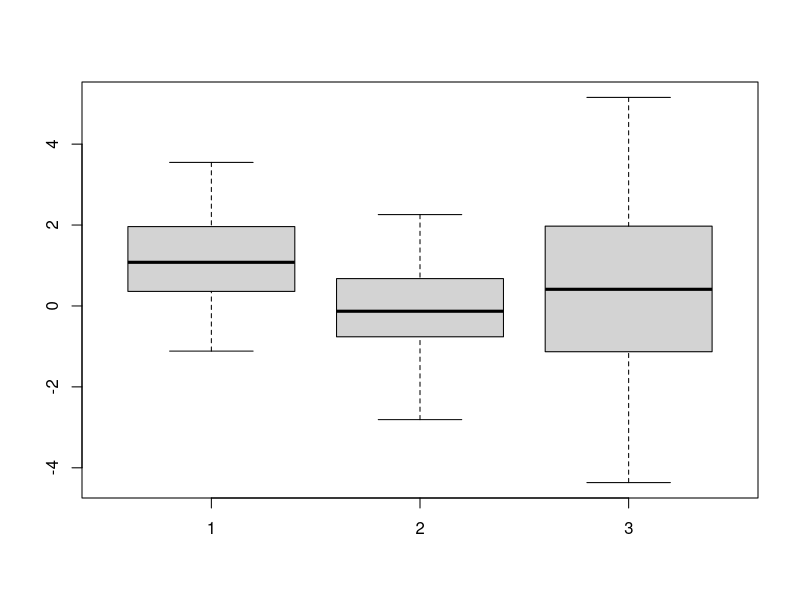
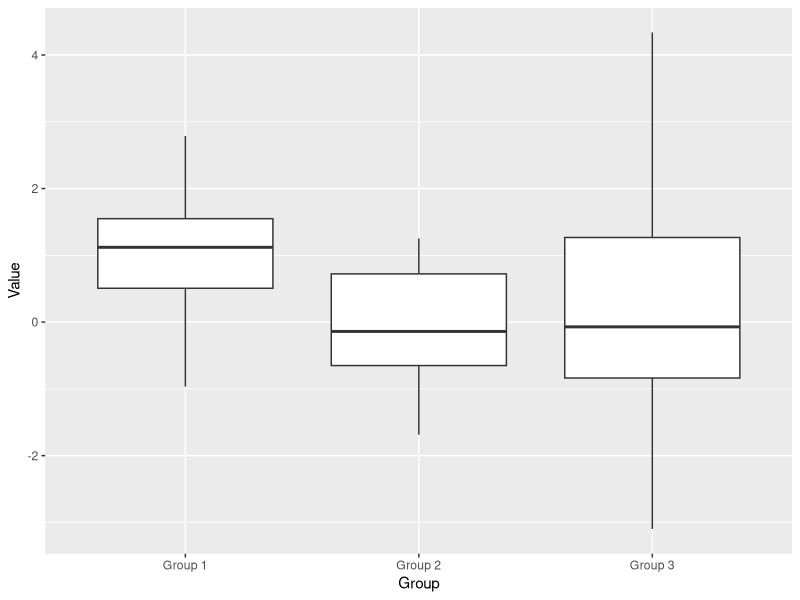

R code for these plots, in order: (Note: this script raises an error after producing the figures.)
## ---- chunk 1
library(ggplot2)
## ---- chunk 2
boxplot(rnorm(100, mean=1, sd = 1), rnorm(100, mean = 0, sd = 1), rnorm(100, mean=0, sd=2))
## ---- chunk 3
# Generate random normal data
set.seed(123)  # For reproducibility
data <- data.frame(
  Group = rep(c("Group 1", "Group 2", "Group 3"), each = 20),
  Value = c(rnorm(20, mean = 1, sd = 1),
            rnorm(20, mean = 0, sd = 1),
            rnorm(20, mean = 0, sd = 2))
)

ggplot(data, aes(x = Group, y = Value)) +
  geom_boxplot()
## ---- chunk 4
choc <- c(16.1308, 16.0294, 16.1459, 16.1009, 15.9948, 16.1127)
# Another Sample doesn't mean go get more bottles, it means another sample from a Normal(16, 0.01)
sample2 <- rnorm(6, mean = 16, sd = sqrt(0.01))
sample2
## ---- chunk 5
simdata_Bern <- rbinom(n=40, size = 1, p = 0.8)
simdata_Bern
## ---- chunk 6
ggplot(data=simdata_Bern) +
  geom_bar
